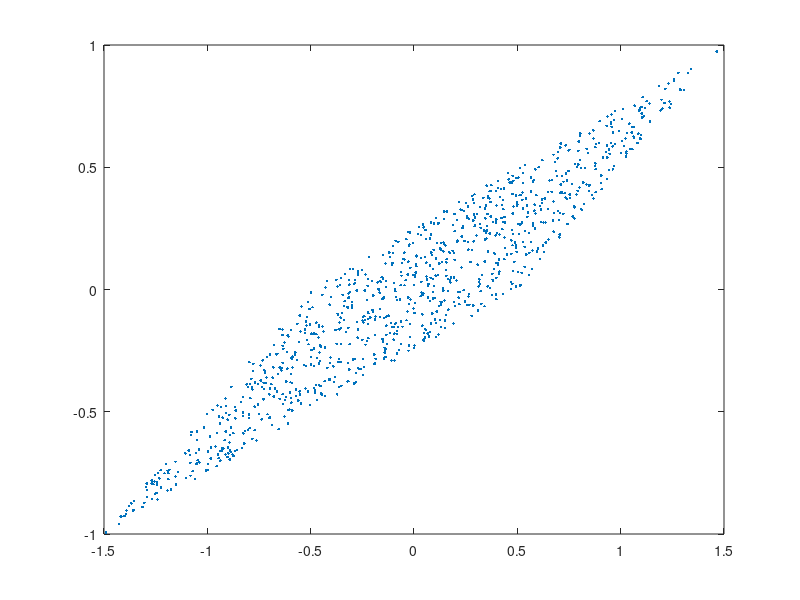
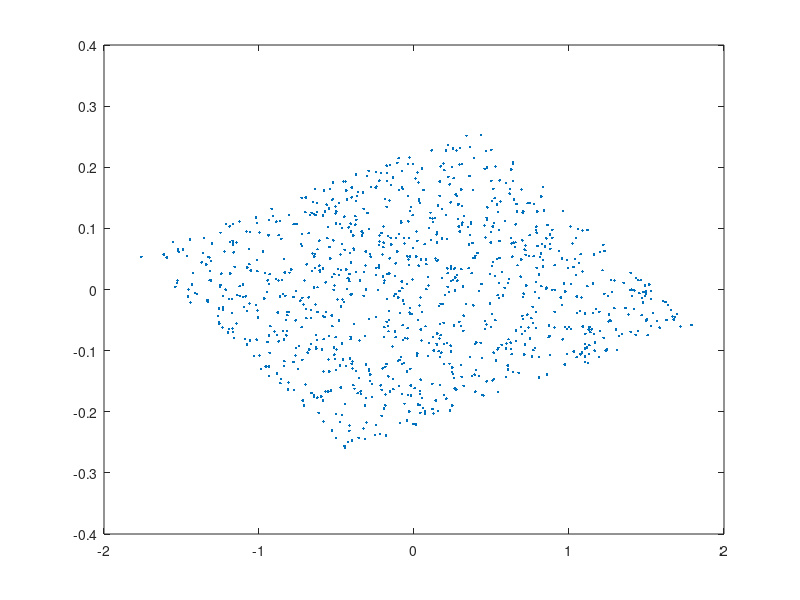
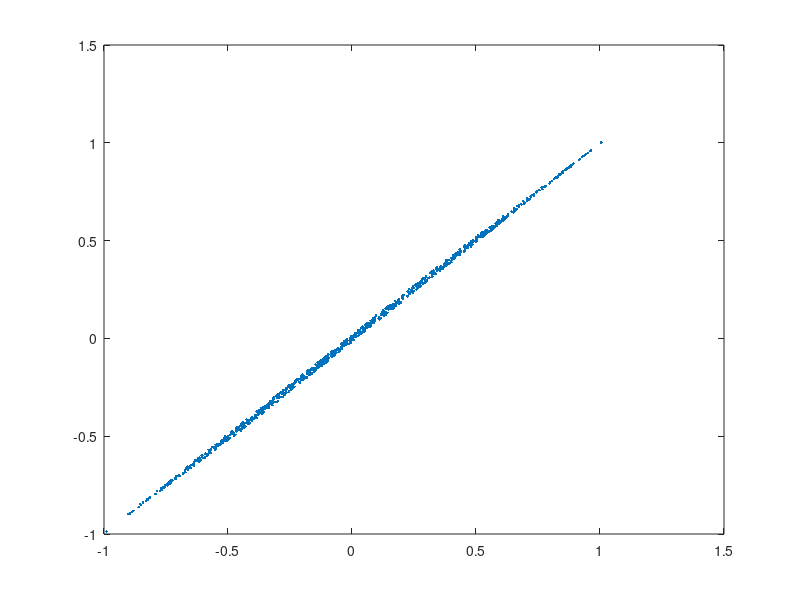

Source code (MATLAB) for these figures, in order:
function pcaRectangularData()

a = -0.5;
b = 0.5;
r1 = (b-a).*rand(1000,1) + a;
r2 = (b-a).*rand(1000,1) + a;

%r1 = randn(500, 1);
%r2 = randn(500, 1);

x = 2*r1 + r2;
y = r1 + r2;
data = [x,y];
figure
plot(data(:,1), data(:,2), '.');

[U, S, V] = svd(cov(data));
Z = U * data.';
figure
plot(Z(1,:), Z(2,:), '.');

normRows = @(X) bsxfun(@times,X,1 ./ sqrt(sum(X.^2,2)));
W = normRows(rand(2,2));

I = eye(2);
fdata = Z.^3;
tmp = fdata * Z.';

for i = 1 : 500   
    dw = (I - tmp) * W;
    W = W + 0.0000002 * dw;
end

Zica = W * Z;
figure
plot(Zica(1,:), Zica(2,:), '.');

end
